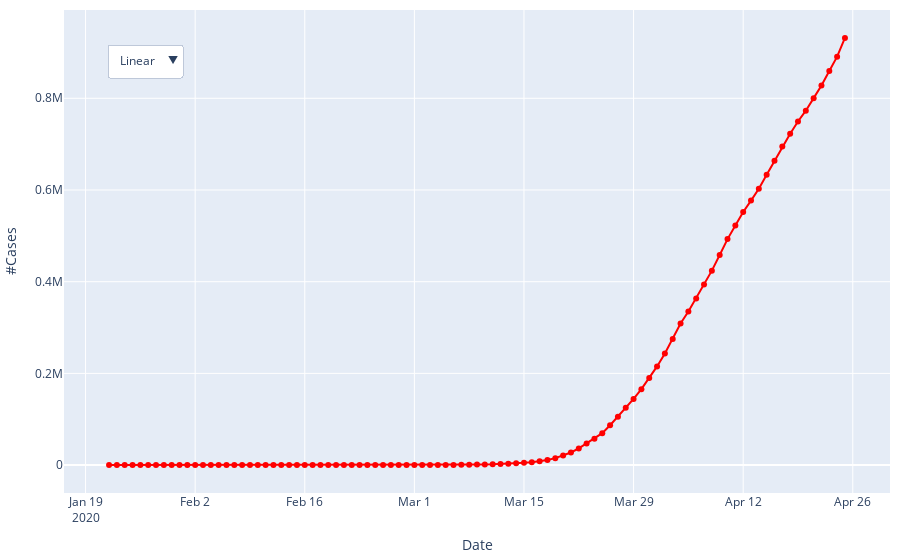

Source (notebook cell):
### Markdown cell above
Now we will start using plotly to make interactive plots we can show on a web site. For this first one, we will show the same time-series data, but in one plot with a dropdown menu that lets you select log or linear y axis. Ironically, *these plotly graphs will not show* when you are viewing this notebook in Github you need to run it in interactive mode.

### Code cell
# Plot in plotly with dropdown to select log vs linear
fig_time_dropit = go.Figure()
fig_time_dropit.add_trace(go.Scatter(x = covid_time['date'], y = covid_time['cases'],
                    mode='lines+markers',
                    name='Covid over Time',
                    line_color='red'))

fig_time_dropit.update_layout(
    updatemenus=[
        dict(
            buttons=list([
                dict(label="Linear",
                    method="update",
                    args = [{'title': 'Linear scale'},
                            {'yaxis': {'type': 'linear'}}] ),
                dict(label="Log",
                    method="update",
                    args = [{'title': 'Log scale'},
                            {'yaxis': {'type': 'log'}}] )
            ]),
            direction="down",
            pad={"l": 10, "b": 10, "r": 10, "t": 10},
            showactive=True,
            x=0.04,
            xanchor="left",
            y=0.95,
            yanchor="top"),
    ],
    xaxis_title = "Date",
    yaxis_title = "#Cases",
    margin=dict(
        l=10,
        r=10,
        b=10,
        t=10,
        pad=0
    ),
)
fig_time_dropit.show()

### Figure 1 — Plotly figure (JSON) as saved in the notebook; plotly's stock layout.template omitted (floating-point values rounded to 4 significant figures)
{"data": [{"line": {"color": "red"}, "mode": "lines+markers", "name": "Covid over Time", "type": "scatter", "x": ["2020-01-22T00:00:00", "2020-01-23T00:00:00", "2020-01-24T00:00:00", "2020-01-25T00:00:00", "2020-01-26T00:00:00", "2020-01-27T00:00:00", "2020-01-28T00:00:00", "2020-01-29T00:00:00", "2020-01-30T00:00:00", "2020-01-31T00:00:00", "2020-02-01T00:00:00", "2020-02-02T00:00:00", "2020-02-03T00:00:00", "2020-02-04T00:00:00", "2020-02-05T00:00:00", "2020-02-06T00:00:00", "2020-02-07T00:00:00", "2020-02-08T00:00:00", "2020-02-09T00:00:00", "2020-02-10T00:00:00", "2020-02-11T00:00:00", "2020-02-12T00:00:00", "2020-02-13T00:00:00", "2020-02-14T00:00:00", "2020-02-15T00:00:00", "2020-02-16T00:00:00", "2020-02-17T00:00:00", "2020-02-18T00:00:00", "2020-02-19T00:00:00", "2020-02-20T00:00:00", "2020-02-21T00:00:00", "2020-02-22T00:00:00", "2020-02-23T00:00:00", "2020-02-24T00:00:00", "2020-02-25T00:00:00", "2020-02-26T00:00:00", "2020-02-27T00:00:00", "2020-02-28T00:00:00", "2020-02-29T00:00:00", "2020-03-01T00:00:00", "2020-03-02T00:00:00", "2020-03-03T00:00:00", "2020-03-04T00:00:00", "2020-03-05T00:00:00", "2020-03-06T00:00:00", "2020-03-07T00:00:00", "2020-03-08T00:00:00", "2020-03-09T00:00:00", "2020-03-10T00:00:00", "2020-03-11T00:00:00", "2020-03-12T00:00:00", "2020-03-13T00:00:00", "2020-03-14T00:00:00", "2020-03-15T00:00:00", "2020-03-16T00:00:00", "2020-03-17T00:00:00", "2020-03-18T00:00:00", "2020-03-19T00:00:00", "2020-03-20T00:00:00", "2020-03-21T00:00:00", "2020-03-22T00:00:00", "2020-03-23T00:00:00", "2020-03-24T00:00:00", "2020-03-25T00:00:00", "2020-03-26T00:00:00", "2020-03-27T00:00:00", "2020-03-28T00:00:00", "2020-03-29T00:00:00", "2020-03-30T00:00:00", "2020-03-31T00:00:00", "2020-04-01T00:00:00", "2020-04-02T00:00:00", "2020-04-03T00:00:00", "2020-04-04T00:00:00", "2020-04-05T00:00:00", "2020-04-06T00:00:00", "2020-04-07T00:00:00", "2020-04-08T00:00:00", "2020-04-09T00:00:00", "2020-04-10T00:00:00", "2020-04-11T00:00:00", "2020-04-12T00:00:00", "2020-04-13T00:00:00", "2020-04-14T00:00:00", "2020-04-15T00:00:00", "2020-04-16T00:00:00", "2020-04-17T00:00:00", "2020-04-18T00:00:00", "2020-04-19T00:00:00", "2020-04-20T00:00:00", "2020-04-21T00:00:00", "2020-04-22T00:00:00", "2020-04-23T00:00:00", "2020-04-24T00:00:00", "2020-04-25T00:00:00"], "y": [1, 1, 1, 1, 1, 1, 1, 1, 1, 1, 1, 1, 1, 1, 1, 1, 2, 2, 2, 2, 2, 2, 2, 2, 2, 2, 2, 2, 2, 2, 2, 2, 2, 2, 2, 2, 2, 9, 18, 40, 53, 94, 209, 277, 395, 551, 734, 1054, 1372, 1764, 2228, 3103, 3858, 4916, 6196, 8387, 10963, 15160, 20936, 27467, 36427, 47105, 57269, 69558, 86867, 105526, 124889, 144369, 165587, 190061, 215236, 243294, 275288, 308806, 334771, 363519, 393928, 424099, 458315, 492858, 522736, 551953, 576902, 602676, 633010, 663767, 694986, 722566, 749486, 773020, 800305, 827963, 859318, 890816, 931698]}], "layout": {"margin": {"b": 10, "l": 10, "pad": 0, "r": 10, "t": 10}, "updatemenus": [{"buttons": [{"args": [{"title": "Linear scale"}, {"yaxis": {"type": "linear"}}], "label": "Linear", "method": "update"}, {"args": [{"title": "Log scale"}, {"yaxis": {"type": "log"}}], "label": "Log", "method": "update"}], "direction": "down", "pad": {"b": 10, "l": 10, "r": 10, "t": 10}, "showactive": true, "x": 0.04, "xanchor": "left", "y": 0.95, "yanchor": "top"}], "xaxis": {"title": {"text": "Date"}}, "yaxis": {"title": {"text": "#Cases"}}}}
